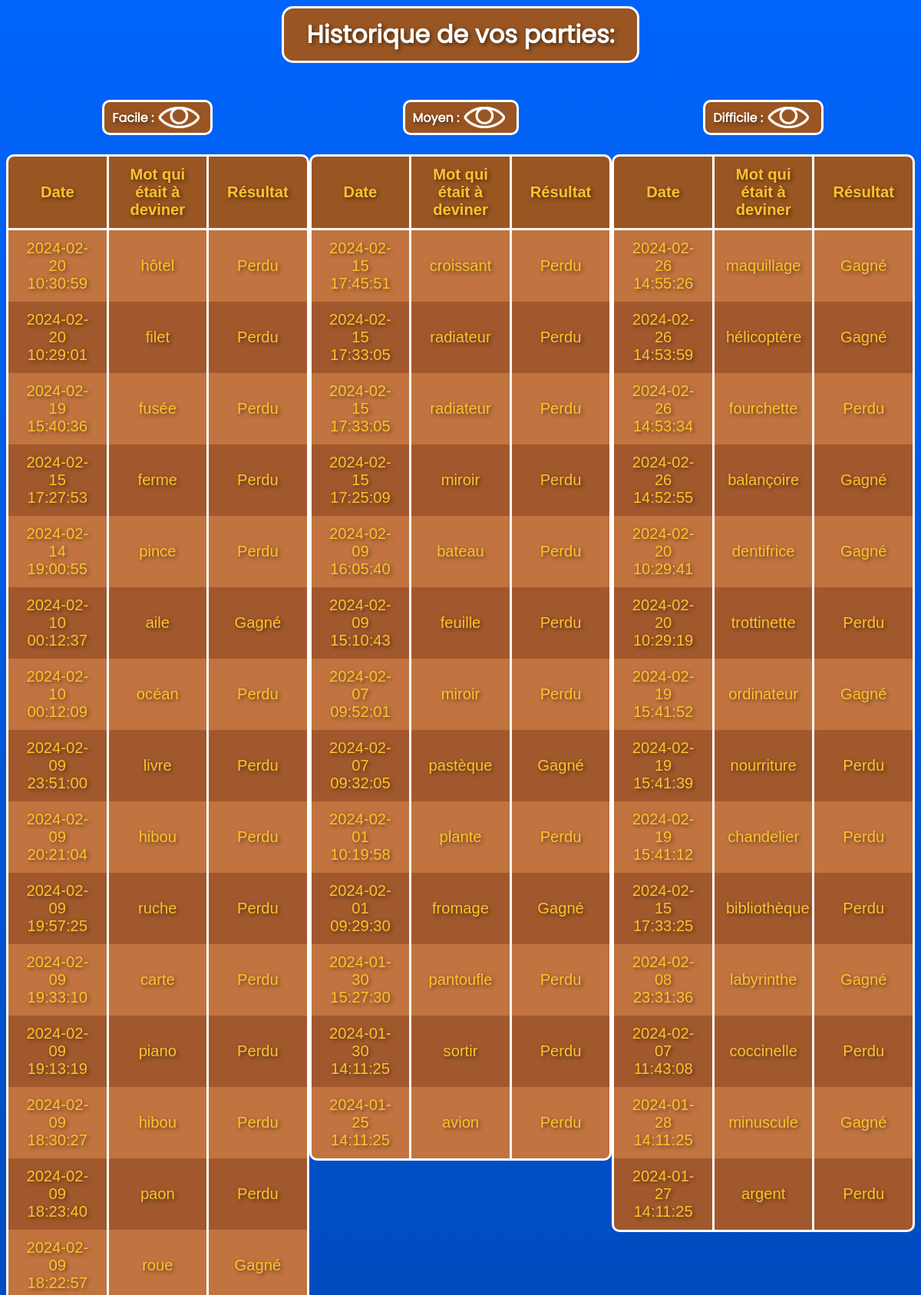
/historique (signed in, upper part), run on the app's committed database.
### tables this page shows
CREATE TABLE Partie (
    Partie_Id INTEGER PRIMARY KEY AUTOINCREMENT,
    Date_Du_Jeu DATETIME DEFAULT CURRENT_TIMESTAMP,
    Mot_A_Deviner VARCHAR,
    Gagne_Facile INTEGER DEFAULT 0,
    Perdu_Facile INTEGER DEFAULT 0,
    Gagne_Moyen INTEGER DEFAULT 0,
    Perdu_Moyen INTEGER DEFAULT 0,
    Gagne_Difficile INTEGER DEFAULT 0,
    Perdu_Difficile INTEGER DEFAULT 0,
    Resultat VARCHAR DEFAULT NULL,
    Difficulty VARCHAR DEFAULT NULL,
    User_Id INTEGER,
    FOREIGN KEY(User_Id) REFERENCES User(US_Id)
);

### app.py (the view)
@app.route('/historique')
def historique():
    user_id = session.get('user_id')
    historique_data = get_historique_data(user_id)
    return render_template('historique.html', **historique_data)

### app.py (called while the page is built)
def connect_db():
    db_path = 'Pendu.db'
    print(f"Connecté à la base de données : {db_path}")
    return sqlite3.connect(db_path)

### templates/historique.html (shortened to what this page needs)
<!DOCTYPE html>
<html lang="fr">
<head>
    <link rel="stylesheet" href="/static/historique.css">
    <link rel="stylesheet" href="/static/deconnexion.css">
    <link href="https://unpkg.com/aos@2.3.1/dist/aos.css" rel="stylesheet">
    <link rel="stylesheet" href="/static/tous_les_fichier.css">
</head>
<body class="fade-in">
    <div class="zoom">
        <div class="title-container" id="titre1" data-aos="zoom-in">
            <h1>Historique de vos parties:</h1>
        </div>
        <br>
        <br>
        <br>
        <div class="table-container">
            <div class="table-section difficulty-section" data-aos="fade-up">
                <div class="title-container2" id="facile-arrow">
                    <div class="bold">
                        <span>Facile : </span>
                    </div>
                    <img src="/static/images/oeil-ouvert.png" class="arrow" alt="Flèche pour afficher/masquer le tableau">
                </div>
                <table id="table_facile" class="content-table visible table-transition">
                    <thead>
                        <tr>
                            <th>Date</th>
                            <th>Mot qui était à deviner</th>
                            <th>Résultat</th>
                        </tr>
                    </thead>
                    <tbody>
                        {% for game in game_history_facile %}
                        <tr>
                            <td>{{ game[0] }}</td>
                            <td>{{ game[1] }}</td>
                            <td>{{ game[2] }}</td>
                        </tr>
                        {% endfor %}
                    </tbody>
                </table>
            </div>
            <div class="table-section difficulty-section" data-aos="fade-up">
                <div class="title-container2" id="moyen-arrow">
                    <div class="bold">
                        <span>Moyen : </span>
                    </div>
                    <img src="/static/images/oeil-ouvert.png" class="arrow" alt="Flèche pour afficher/masquer le tableau">
                </div>
                <table id="table_moyen" class="content-table visible table-transition">
                    <thead>
                        <tr>
                            <th>Date</th>
                            <th>Mot qui était à deviner</th>
                            <th>Résultat</th>
                        </tr>
                    </thead>
                    <tbody>
                        {% for game in game_history_moyen %}
                        <tr>
                            <td>{{ game[0] }}</td>
                            <td>{{ game[1] }}</td>
                            <td>{{ game[2] }}</td>
                        </tr>
                        {% endfor %}
                    </tbody>
                </table>
            </div>
            <div class="table-section difficulty-section" data-aos="fade-up">
                <div class="title-container2" id="difficile-arrow">
                    <div class="bold">
                        <span>Difficile : </span>
                    </div>
                    <img src="/static/images/oeil-ouvert.png" class="arrow" alt="Flèche pour afficher/masquer le tableau">
                </div>
                <table id="table_difficile" class="content-table visible table-transition">
                    <thead>
                        <tr>
                            <th>Date</th>
                            <th>Mot qui était à deviner</th>
                            <th>Résultat</th>
                        </tr>
                    </thead>
                    <tbody>
                        {% for game in game_history_difficile %}
                        <tr>
                            <td>{{ game[0] }}</td>
                            <td>{{ game[1] }}</td>
                            <td>{{ game[2] }}</td>
                        </tr>
                        {% endfor %}
                    </tbody>
                </table>
            </div>
        </div>
        <br>
    </div>
</body>
</html>

### static/historique.css (style rules this page uses)
* { font-family: "Poppins", sans-serif; }
h1, h3 { text-align: center; color: #ffffff; }
body { background: linear-gradient(to bottom, #0064fb, #003078); background-repeat: no-repeat; background-attachment: fixed; overflow-x: hidden; }
.title-container { display: flex; flex-direction: column; justify-content: center; align-items: center; background-color: #995522; color: #ffffff; text-align: center; padding: 10px; border-radius: 15px; margin: auto; border: 3px solid white; text-shadow: 2px 2px 5px rgba(0, 0, 0, 0.5); }
#titre1 { max-width: 440px; }
.title-container2 { display: flex; flex-direction: row; justify-content: flex-start; align-items: center; background-color: #995522; color: #ffffff; text-align: center; padding: 10px; border-radius: 10px; margin-bottom: 10px; height: 20px; border: 3px solid white; text-shadow: 2px 2px 5px rgba(0, 0, 0, 0.5); transition: all 0.5s ease; margin-left: auto; margin-right: auto; }
#facile-arrow { width: 118px; }
#moyen-arrow { width: 125px; }
#difficile-arrow { width: 131px; }
.title-container2 img.arrow { width: 60px; height: auto; }
.title-container h1, .title-container h3 { margin: 0; }
.table-container { display: flex; justify-content: space-around; margin-bottom: 20px; }
.content-table { border-collapse: collapse; margin: 25px auto; font-size: 0.9em; min-width: 400px; overflow: hidden; width: 100%; max-width: 1450px; background: #ffffff; border-radius: 10px; border: 3px solid #7c3bde; table-layout: fixed; text-shadow: 2px 2px 5px rgba(0, 0, 0, 0.5); }
.content-table th, .content-table td { padding: 12px 15px; border-left: 3px solid #ffffff; border-right: 3px solid #ffffff; text-align: center; color: #fec22a; border-top: none; border-bottom: none; font-size: 1.4em; font-family: sans-serif; }
.content-table thead tr { background-color: #995522; color: #ffffff; text-align: center; font-weight: bold; border-radius: 10px 10px 0 0; border-bottom: none; }
.content-table tbody tr:nth-child(even) td { background-color: #a1582c; }
.content-table tbody tr:nth-child(odd) td { background-color: #c1743f; }
.content-table tbody tr td { border-bottom: none; }
.content-table tbody tr { color: #ffffff; }
.table-section { margin-top: -27px; }
.content-table th { border-bottom: 3px solid #ffffff; }
.content-table { min-width: 300px; max-width: 1300px; }
.difficulty-section { max-width: 475px; }
.table-container { margin-bottom: 30px; }
.bold { font-weight: bold; }
.content-table { visibility: hidden; }

### data on the page
Partie: Date_Du_Jeu "2024-02-20 10:30:59", Mot_A_Deviner "hôtel", Resultat "Perdu"
Partie: Date_Du_Jeu "2024-02-20 10:29:01", Mot_A_Deviner "filet", Resultat "Perdu"
Partie: Date_Du_Jeu "2024-02-19 15:40:36", Mot_A_Deviner "fusée", Resultat "Perdu"
Partie: Date_Du_Jeu "2024-02-15 17:27:53", Mot_A_Deviner "ferme", Resultat "Perdu"
Partie: Date_Du_Jeu "2024-02-14 19:00:55", Mot_A_Deviner "pince", Resultat "Perdu"
Partie: Date_Du_Jeu "2024-02-10 00:12:37", Mot_A_Deviner "aile", Resultat "Gagné"
Partie: Date_Du_Jeu "2024-02-10 00:12:09", Mot_A_Deviner "océan", Resultat "Perdu"
Partie: Date_Du_Jeu "2024-02-09 23:51:00", Mot_A_Deviner "livre", Resultat "Perdu"
Partie: Date_Du_Jeu "2024-02-09 20:21:04", Mot_A_Deviner "hibou", Resultat "Perdu"
Partie: Date_Du_Jeu "2024-02-09 19:57:25", Mot_A_Deviner "ruche", Resultat "Perdu"
Partie: Date_Du_Jeu "2024-02-09 19:33:10", Mot_A_Deviner "carte", Resultat "Perdu"
Partie: Date_Du_Jeu "2024-02-09 19:13:19", Mot_A_Deviner "piano", Resultat "Perdu"
Partie: Date_Du_Jeu "2024-02-09 18:30:27", Mot_A_Deviner "hibou", Resultat "Perdu"
Partie: Date_Du_Jeu "2024-02-09 18:23:40", Mot_A_Deviner "paon", Resultat "Perdu"
Partie: Date_Du_Jeu "2024-02-09 18:22:57", Mot_A_Deviner "roue", Resultat "Gagné"
Partie: Date_Du_Jeu "2024-02-15 17:45:51", Mot_A_Deviner "croissant", Resultat "Perdu"
Partie: Date_Du_Jeu "2024-02-15 17:33:05", Mot_A_Deviner "radiateur", Resultat "Perdu"
Partie: Date_Du_Jeu "2024-02-15 17:33:05", Mot_A_Deviner "radiateur", Resultat "Perdu"
Partie: Date_Du_Jeu "2024-02-15 17:25:09", Mot_A_Deviner "miroir", Resultat "Perdu"
Partie: Date_Du_Jeu "2024-02-09 16:05:40", Mot_A_Deviner "bateau", Resultat "Perdu"
Partie: Date_Du_Jeu "2024-02-09 15:10:43", Mot_A_Deviner "feuille", Resultat "Perdu"
Partie: Date_Du_Jeu "2024-02-07 09:52:01", Mot_A_Deviner "miroir", Resultat "Perdu"
Partie: Date_Du_Jeu "2024-02-07 09:32:05", Mot_A_Deviner "pastèque", Resultat "Gagné"
Partie: Date_Du_Jeu "2024-02-01 10:19:58", Mot_A_Deviner "plante", Resultat "Perdu"
Partie: Date_Du_Jeu "2024-02-01 09:29:30", Mot_A_Deviner "fromage", Resultat "Gagné"
Partie: Date_Du_Jeu "2024-01-30 15:27:30", Mot_A_Deviner "pantoufle", Resultat "Perdu"
Partie: Date_Du_Jeu "2024-01-30 14:11:25", Mot_A_Deviner "sortir", Resultat "Perdu"
Partie: Date_Du_Jeu "2024-01-25 14:11:25", Mot_A_Deviner "avion", Resultat "Perdu"
Partie: Date_Du_Jeu "2024-02-26 14:55:26", Mot_A_Deviner "maquillage", Resultat "Gagné"
Partie: Date_Du_Jeu "2024-02-26 14:53:59", Mot_A_Deviner "hélicoptère", Resultat "Gagné"
Partie: Date_Du_Jeu "2024-02-26 14:53:34", Mot_A_Deviner "fourchette", Resultat "Perdu"
Partie: Date_Du_Jeu "2024-02-26 14:52:55", Mot_A_Deviner "balançoire", Resultat "Gagné"
Partie: Date_Du_Jeu "2024-02-20 10:29:41", Mot_A_Deviner "dentifrice", Resultat "Gagné"
Partie: Date_Du_Jeu "2024-02-20 10:29:19", Mot_A_Deviner "trottinette", Resultat "Perdu"
Partie: Date_Du_Jeu "2024-02-19 15:41:52", Mot_A_Deviner "ordinateur", Resultat "Gagné"
Partie: Date_Du_Jeu "2024-02-19 15:41:39", Mot_A_Deviner "nourriture", Resultat "Perdu"
Partie: Date_Du_Jeu "2024-02-19 15:41:12", Mot_A_Deviner "chandelier", Resultat "Perdu"
Partie: Date_Du_Jeu "2024-02-15 17:33:25", Mot_A_Deviner "bibliothèque", Resultat "Perdu"
Partie: Date_Du_Jeu "2024-02-08 23:31:36", Mot_A_Deviner "labyrinthe", Resultat "Gagné"
Partie: Date_Du_Jeu "2024-02-07 11:43:08", Mot_A_Deviner "coccinelle", Resultat "Perdu"
Partie: Date_Du_Jeu "2024-01-28 14:11:25", Mot_A_Deviner "minuscule", Resultat "Gagné"
Partie: Date_Du_Jeu "2024-01-27 14:11:25", Mot_A_Deviner "argent", Resultat "Perdu"
